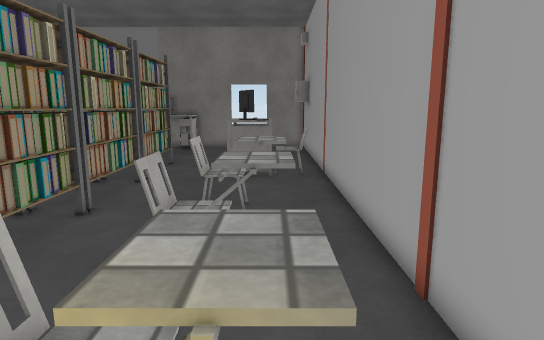
view 1 (above)

19 first-person views from a walk through a 3-D level made in the Unity game engine. The camera is 1.5 m above the floor, tilts 10° down and sees 75° across. Doors are open. The floor is counted in squares, 0.5 m on a side. Each view is taken from the middle of a square. On the plan, view 1 faces up. The plan holds only what a view shows up to about 20 squares ahead; the rest is blank. The place goes on beyond the plan. Some animated figures are left out. Some surface patterns are stand-ins.

view 2
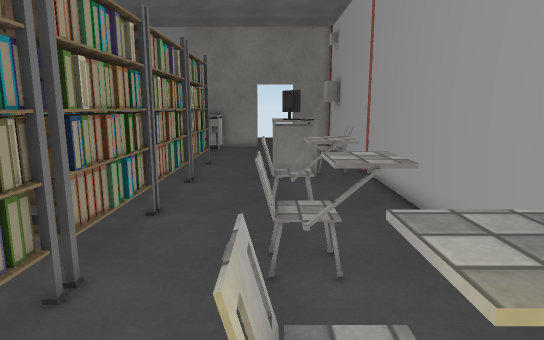

view 3
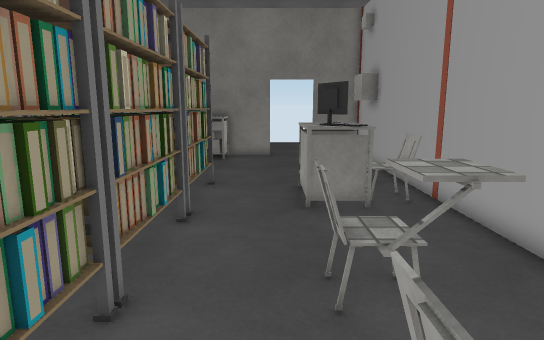

view 4
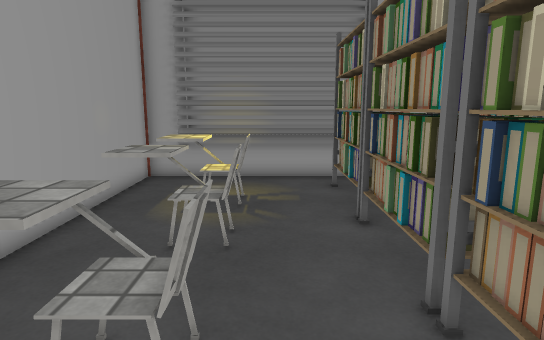

view 5
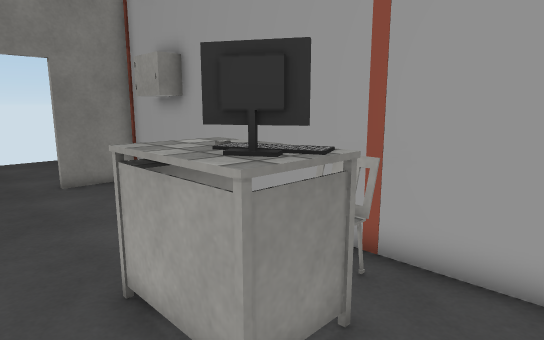

view 6
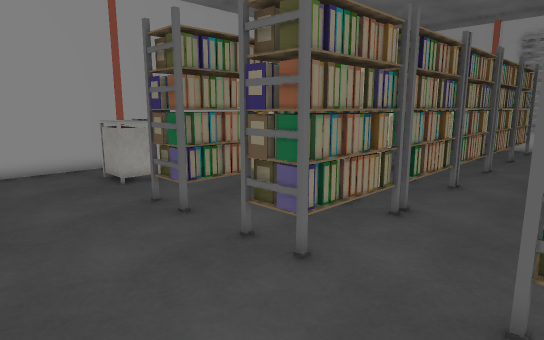

view 7
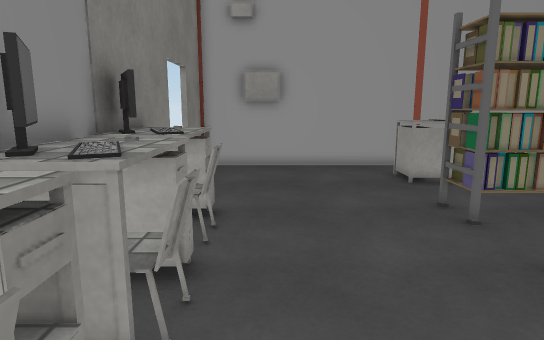

view 8
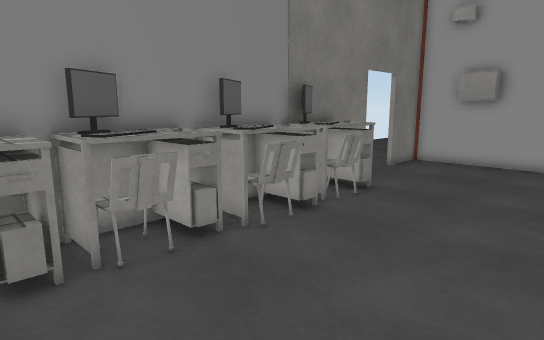

view 9
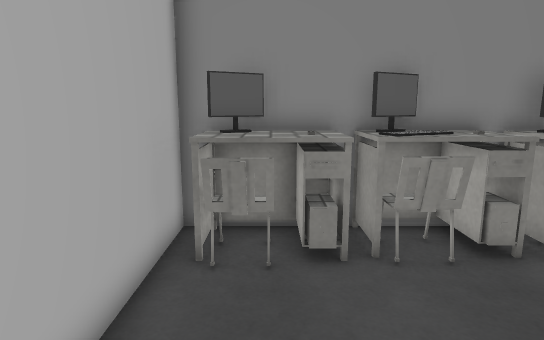

view 10
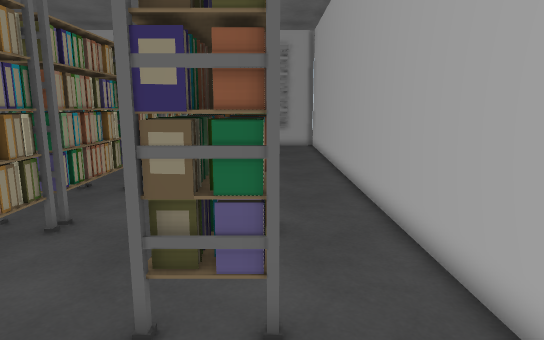

view 11
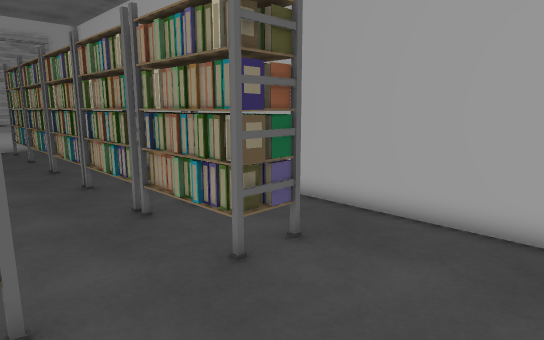

view 12
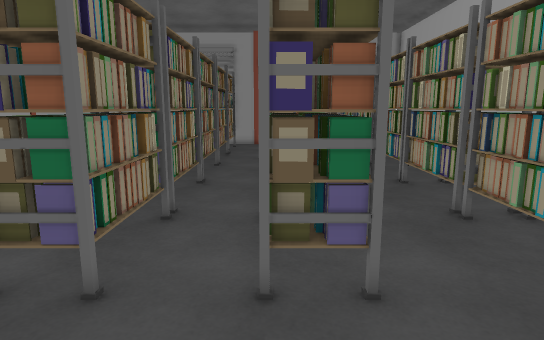

view 13
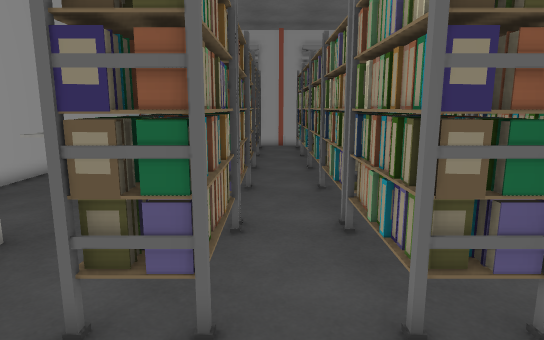

view 14
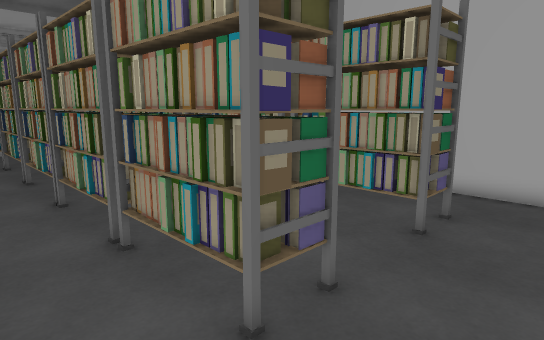

view 15
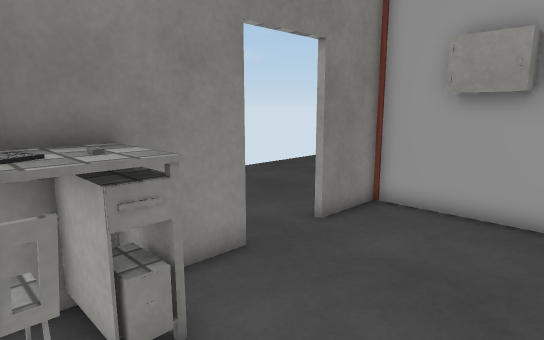

view 16
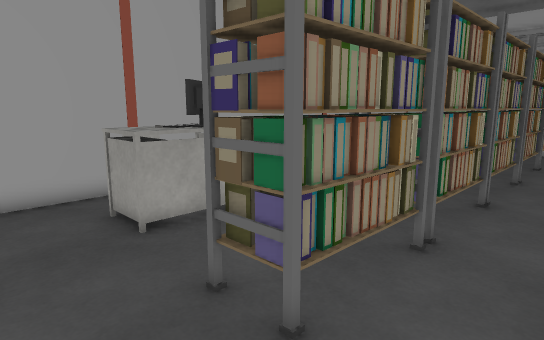

view 17
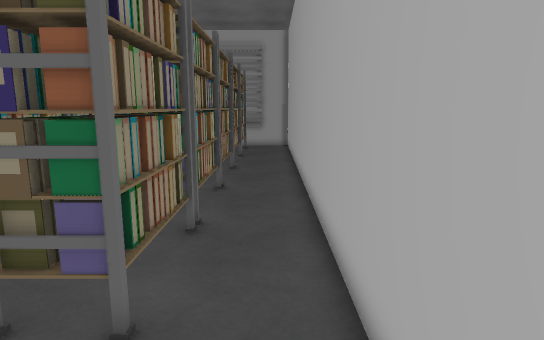

view 18
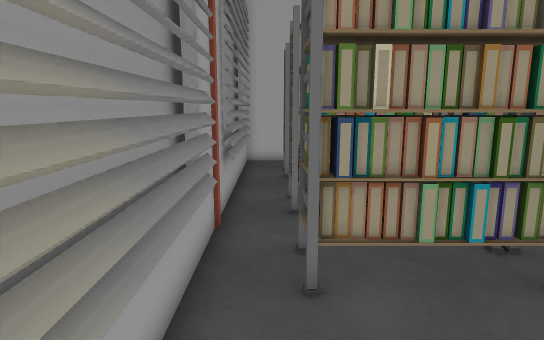

view 19
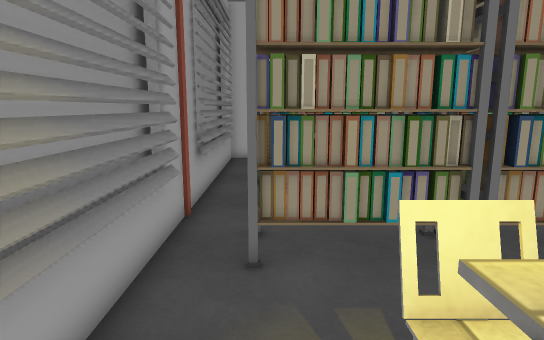

### Floor plan
Key: @ floor where view 1 was taken; # wall or solid block; . floor; D open door; = window, fence, low wall or low ledge; O other object.
Columns run from 20 left of view 1 to 3 right of it. Each row starts with its distance up from view 1.
 30                   ....
 29                   ....
 28 ######   #  #  ##DDDD###
 27 #OOOOOOOOOOOOOO..DDDD. #
 26 #OOOOOOOOOOOOOO..DDDD. #
 25 #OOOOO..OOO.OO...DDDD.##
 24 #................DDDD.##
 23 #..................... #
 22 #..................... #
 21 #..................... #
 20 #.....................##
 19 #..OOO..OOO..OOO......##
 18 #..OOO..OOO..OOO..OOO.##
 17 #..OOO..OOO..OOO..OOOOO#
 16 #..OOO..OOO..OOO..OOOOO#
 15 #..OOO..OOO..OOO..OOO.##
 14 #..OOO..OOO..OOO......##
 13 #..OOO..OOO..OOO......##
 12 #..OOO..OOO..OOO......##
 11 #..OOO..OOO..OOO..OOO.##
 10 #..OOO..OOO..OOO..OOO.##
  9 #..OOO..OOO..OOO......##
  8 #..OOO..OOO..OOO......##
  7 #..OOO..OOO..OOO..OOO.##
  6 #..OOO..OOO..OOO..OOO.##
  5 #..OOO..OOO..OOO......##
  4 #..OOO..OOO..OOO......##
  3 #  OOO..OOO..OOO..OOO.##
  2     OO..OOO  OOO..OOO. #
  1      O. OOO .OOO...OO. #
  0     OO. OOO .OOO....@. #
 -1      O   OO .OOO..OOO.##
 -2           O .OOO...OO.#
 -3 #  O O..OOO..OOO...  .#
 -4 #.....................#
 -5 #####====######======##
 -6 #########   ###########

Positions as (right, up) in squares from view 1, and headings:
1: (0, 0), facing up
2: (-2, 0), facing up
3: (-3, 5), facing up
4: (-3, 10), facing down
5: (-4, 13), facing up-right
6: (-16, 24), facing down-right
7: (-16, 24), facing right
8: (-18, 19), facing up-right
9: (-18, 19), facing up
10: (-17, 23), facing down
11: (-11, 24), facing down-left
12: (-10, 24), facing down
13: (-8, 23), facing down
14: (-7, 22), facing down-left
15: (-8, 22), facing up-right
16: (-10, 22), facing down-right
17: (-19, 23), facing down
18: (0, -4), facing left
19: (1, -3), facing left
